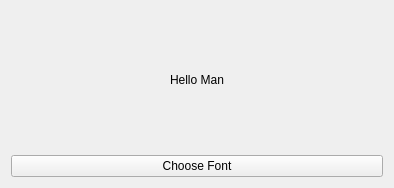
<?xml version="1.0" encoding="UTF-8"?>
<ui version="4.0">
 <class>Widget</class>
 <widget class="QWidget" name="Widget">
  <property name="geometry">
   <rect>
    <x>0</x>
    <y>0</y>
    <width>394</width>
    <height>188</height>
   </rect>
  </property>
  <property name="windowTitle">
   <string>Widget</string>
  </property>
  <layout class="QVBoxLayout" name="verticalLayout">
   <item alignment="Qt::AlignHCenter">
    <widget class="QLabel" name="label">
     <property name="text">
      <string>Hello Man</string>
     </property>
    </widget>
   </item>
   <item>
    <widget class="QPushButton" name="chooseFontButton">
     <property name="text">
      <string>Choose Font</string>
     </property>
    </widget>
   </item>
  </layout>
 </widget>
 <resources/>
 <connections/>
</ui>
